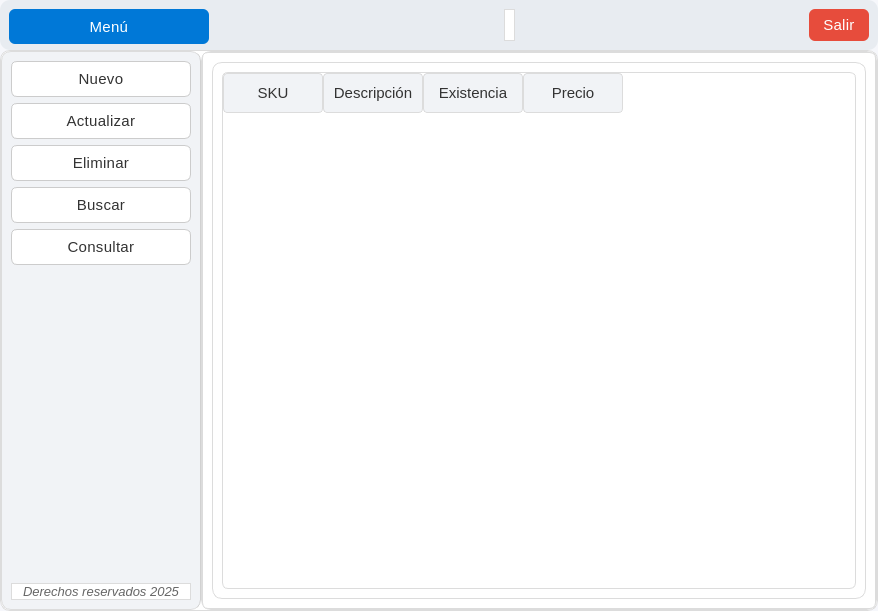
<?xml version="1.0" encoding="UTF-8"?>
<ui version="4.0">
 <class>MainWindow</class>
 <widget class="QMainWindow" name="MainWindow">
  <property name="geometry">
   <rect>
    <x>0</x>
    <y>0</y>
    <width>878</width>
    <height>611</height>
   </rect>
  </property>
  <property name="sizePolicy">
   <sizepolicy hsizetype="Preferred" vsizetype="Preferred">
    <horstretch>0</horstretch>
    <verstretch>0</verstretch>
   </sizepolicy>
  </property>
  <property name="windowTitle">
   <string>MainWindow</string>
  </property>
  <property name="styleSheet">
   <string notr="true">/* === Estilo general === */
QMainWindow {
    background-color: #f6f7fb;
    color: #333333;
    font-family: &quot;Segoe UI Variable&quot;, &quot;Roboto&quot;, &quot;Open Sans&quot;, sans-serif;
    font-size: 16px;
    font-weight: 300; /* Más delgada */
}

/* === Frames === */
QFrame {
    background-color: #ffffff;
    border-radius: 10px;
    border: 1px solid #dcdcdc;
}

/* Barra superior */
#frame_superior {
    background-color: #e8ecf1;
    border: none;
}

/* Panel lateral */
#frame_lateral {
    background-color: #f1f3f6;
    border-right: 1px solid #d1d1d1;
}

/* Área principal */
#frame_paginas {
    background-color: #ffffff;
}

/* === Botones === */
QPushButton {
    background-color: #f5f5f5;
    color: #333333;
    border: 1px solid #cccccc;
    border-radius: 6px;
    padding: 8px 14px;
    font-weight: 400;
    font-size: 15px;
    letter-spacing: 0.3px;
}

QPushButton:hover {
    background-color: #0078d7;
    color: #ffffff;
    border: 1px solid #0078d7;
}

QPushButton:pressed {
    background-color: #005a9e;
    color: #ffffff;
    border: 1px solid #005a9e;
}

/* Botón principal (Menú) */
#boton_menu {
    background-color: #0078d7;
    color: white;
    border: none;
    font-weight: 400;
}
#boton_menu:hover {
    background-color: #006cbe;
}
#boton_menu:pressed {
    background-color: #005a9e;
}

/* Botón salir */
#boton_salir {
    background-color: #e74c3c;
    color: white;
    border: none;
}
#boton_salir:hover {
    background-color: #c0392b;
}
#boton_salir:pressed {
    background-color: #a93226;
}

/* === Campos de texto === */
QLineEdit {
    background-color: #ffffff;
    color: #333333;
    border: 1px solid #cccccc;
    border-radius: 4px;
    padding: 6px 8px;
    font-size: 15px;
    font-weight: 300;
}

QLineEdit:focus {
    border: 1px solid #0078d7;
    background-color: #f9fcff;
}

/* === Labels === */
QLabel {
    color: #333333;
    font-weight: 300;
    font-size: 15px;
}

/* Label inferior o secundario */
#label {
    color: #666666;
    font-size: 13px;
    font-style: italic;
}

/* === Stacked Widget === */
QStackedWidget {
    background-color: #ffffff;
    border: 1px solid #dcdcdc;
    border-radius: 6px;
}

/* === Scrollbars === */
QScrollBar:vertical {
    border: none;
    background: #f0f0f0;
    width: 10px;
    border-radius: 4px;
}
QScrollBar::handle:vertical {
    background: #cccccc;
    min-height: 20px;
    border-radius: 4px;
}
QScrollBar::handle:vertical:hover {
    background: #0078d7;
}
QScrollBar::add-line:vertical,
QScrollBar::sub-line:vertical {
    height: 0;
}

/* === Layouts === */
QVBoxLayout, QHBoxLayout {
    spacing: 10px;
}

/* === Botones laterales === */
#boton_agregar, #boton_buscar, #boton_actualizar, #boton_eliminar, #boton_consultar {
    background-color: #ffffff;
    border: 1px solid #cccccc;
    color: #333333;
    font-weight: 400;
    font-size: 15px;
}

#boton_agregar:hover, 
#boton_buscar:hover, 
#boton_actualizar:hover, 
#boton_eliminar:hover,
#boton_consultar:hover {
    background-color: #e8f0fe;
    border: 1px solid #0078d7;
    color: #0078d7;
}

#boton_agregar:pressed, 
#boton_buscar:pressed, 
#boton_actualizar:pressed, 
#boton_eliminar:pressed ,
#boton_consultar:pressed{
    background-color: #cce0ff;
}

/* === Tooltips === */
QToolTip {
    background-color: #ffffff;
    color: #333333;
    border: 1px solid #0078d7;
    padding: 6px;
    border-radius: 4px;
    font-size: 14px;
}



</string>
  </property>
  <widget class="QWidget" name="centralwidget">
   <layout class="QVBoxLayout" name="verticalLayout">
    <property name="spacing">
     <number>0</number>
    </property>
    <property name="leftMargin">
     <number>0</number>
    </property>
    <property name="topMargin">
     <number>0</number>
    </property>
    <property name="rightMargin">
     <number>0</number>
    </property>
    <property name="bottomMargin">
     <number>0</number>
    </property>
    <item>
     <widget class="QFrame" name="frame_superior">
      <property name="minimumSize">
       <size>
        <width>0</width>
        <height>50</height>
       </size>
      </property>
      <property name="maximumSize">
       <size>
        <width>16777215</width>
        <height>50</height>
       </size>
      </property>
      <property name="frameShape">
       <enum>QFrame::StyledPanel</enum>
      </property>
      <property name="frameShadow">
       <enum>QFrame::Raised</enum>
      </property>
      <layout class="QHBoxLayout" name="horizontalLayout_2">
       <item>
        <widget class="QPushButton" name="boton_menu">
         <property name="minimumSize">
          <size>
           <width>200</width>
           <height>35</height>
          </size>
         </property>
         <property name="text">
          <string>Menú</string>
         </property>
         <property name="icon">
          <iconset>
           <normaloff>../imagenes/boton_menu.png</normaloff>../imagenes/boton_menu.png</iconset>
         </property>
         <property name="iconSize">
          <size>
           <width>32</width>
           <height>32</height>
          </size>
         </property>
        </widget>
       </item>
       <item>
        <spacer name="horizontalSpacer_2">
         <property name="orientation">
          <enum>Qt::Horizontal</enum>
         </property>
         <property name="sizeHint" stdset="0">
          <size>
           <width>271</width>
           <height>20</height>
          </size>
         </property>
        </spacer>
       </item>
       <item>
        <widget class="QLabel" name="label_mensaje">
         <property name="text">
          <string/>
         </property>
         <property name="alignment">
          <set>Qt::AlignCenter</set>
         </property>
        </widget>
       </item>
       <item>
        <spacer name="horizontalSpacer">
         <property name="orientation">
          <enum>Qt::Horizontal</enum>
         </property>
         <property name="sizeHint" stdset="0">
          <size>
           <width>270</width>
           <height>20</height>
          </size>
         </property>
        </spacer>
       </item>
       <item>
        <widget class="QPushButton" name="boton_salir">
         <property name="text">
          <string>Salir</string>
         </property>
         <property name="icon">
          <iconset>
           <normaloff>../imagenes/salir.png</normaloff>../imagenes/salir.png</iconset>
         </property>
         <property name="iconSize">
          <size>
           <width>30</width>
           <height>30</height>
          </size>
         </property>
        </widget>
       </item>
      </layout>
     </widget>
    </item>
    <item>
     <widget class="QFrame" name="frame_central">
      <property name="frameShape">
       <enum>QFrame::StyledPanel</enum>
      </property>
      <property name="frameShadow">
       <enum>QFrame::Raised</enum>
      </property>
      <layout class="QHBoxLayout" name="horizontalLayout">
       <property name="spacing">
        <number>0</number>
       </property>
       <property name="leftMargin">
        <number>0</number>
       </property>
       <property name="topMargin">
        <number>0</number>
       </property>
       <property name="rightMargin">
        <number>0</number>
       </property>
       <property name="bottomMargin">
        <number>0</number>
       </property>
       <item>
        <widget class="QFrame" name="frame_lateral">
         <property name="minimumSize">
          <size>
           <width>200</width>
           <height>0</height>
          </size>
         </property>
         <property name="maximumSize">
          <size>
           <width>0</width>
           <height>16777215</height>
          </size>
         </property>
         <property name="frameShape">
          <enum>QFrame::StyledPanel</enum>
         </property>
         <property name="frameShadow">
          <enum>QFrame::Raised</enum>
         </property>
         <layout class="QVBoxLayout" name="verticalLayout_2">
          <item>
           <widget class="QPushButton" name="boton_agregar">
            <property name="cursor">
             <cursorShape>PointingHandCursor</cursorShape>
            </property>
            <property name="toolTip">
             <string>Crear un nuevo producto</string>
            </property>
            <property name="layoutDirection">
             <enum>Qt::RightToLeft</enum>
            </property>
            <property name="text">
             <string>Nuevo</string>
            </property>
            <property name="icon">
             <iconset>
              <normaloff>../imagenes/boton_agregar.png</normaloff>../imagenes/boton_agregar.png</iconset>
            </property>
            <property name="iconSize">
             <size>
              <width>32</width>
              <height>32</height>
             </size>
            </property>
            <property name="flat">
             <bool>false</bool>
            </property>
           </widget>
          </item>
          <item>
           <widget class="QPushButton" name="boton_actualizar">
            <property name="layoutDirection">
             <enum>Qt::RightToLeft</enum>
            </property>
            <property name="text">
             <string>Actualizar</string>
            </property>
            <property name="icon">
             <iconset>
              <normaloff>../imagenes/boton_modificar.png</normaloff>../imagenes/boton_modificar.png</iconset>
            </property>
            <property name="iconSize">
             <size>
              <width>32</width>
              <height>32</height>
             </size>
            </property>
           </widget>
          </item>
          <item>
           <widget class="QPushButton" name="boton_eliminar">
            <property name="layoutDirection">
             <enum>Qt::RightToLeft</enum>
            </property>
            <property name="text">
             <string>Eliminar</string>
            </property>
            <property name="icon">
             <iconset>
              <normaloff>../imagenes/boton_eliminar.png</normaloff>../imagenes/boton_eliminar.png</iconset>
            </property>
            <property name="iconSize">
             <size>
              <width>32</width>
              <height>32</height>
             </size>
            </property>
           </widget>
          </item>
          <item>
           <widget class="QPushButton" name="boton_buscar">
            <property name="layoutDirection">
             <enum>Qt::RightToLeft</enum>
            </property>
            <property name="text">
             <string>Buscar</string>
            </property>
            <property name="icon">
             <iconset>
              <normaloff>../imagenes/BUSCAR.png</normaloff>../imagenes/BUSCAR.png</iconset>
            </property>
            <property name="iconSize">
             <size>
              <width>32</width>
              <height>32</height>
             </size>
            </property>
           </widget>
          </item>
          <item>
           <widget class="QPushButton" name="boton_consultar">
            <property name="layoutDirection">
             <enum>Qt::RightToLeft</enum>
            </property>
            <property name="text">
             <string>Consultar</string>
            </property>
            <property name="icon">
             <iconset>
              <normaloff>../imagenes/boton_consultar.png</normaloff>../imagenes/boton_consultar.png</iconset>
            </property>
            <property name="iconSize">
             <size>
              <width>32</width>
              <height>32</height>
             </size>
            </property>
           </widget>
          </item>
          <item>
           <spacer name="verticalSpacer">
            <property name="orientation">
             <enum>Qt::Vertical</enum>
            </property>
            <property name="sizeHint" stdset="0">
             <size>
              <width>20</width>
              <height>232</height>
             </size>
            </property>
           </spacer>
          </item>
          <item>
           <widget class="QLabel" name="label">
            <property name="text">
             <string>Derechos reservados 2025</string>
            </property>
            <property name="alignment">
             <set>Qt::AlignCenter</set>
            </property>
           </widget>
          </item>
         </layout>
        </widget>
       </item>
       <item>
        <widget class="QFrame" name="frame_paginas">
         <property name="frameShape">
          <enum>QFrame::StyledPanel</enum>
         </property>
         <property name="frameShadow">
          <enum>QFrame::Raised</enum>
         </property>
         <layout class="QVBoxLayout" name="verticalLayout_3">
          <property name="spacing">
           <number>0</number>
          </property>
          <property name="leftMargin">
           <number>0</number>
          </property>
          <property name="topMargin">
           <number>0</number>
          </property>
          <property name="rightMargin">
           <number>0</number>
          </property>
          <property name="bottomMargin">
           <number>0</number>
          </property>
          <item>
           <widget class="QStackedWidget" name="stackedWidget">
            <property name="currentIndex">
             <number>3</number>
            </property>
            <widget class="QWidget" name="page_agregar">
             <layout class="QVBoxLayout" name="verticalLayout_4">
              <item>
               <widget class="QFrame" name="frame_consultar">
                <property name="frameShape">
                 <enum>QFrame::StyledPanel</enum>
                </property>
                <property name="frameShadow">
                 <enum>QFrame::Raised</enum>
                </property>
                <layout class="QVBoxLayout" name="verticalLayout_8">
                 <item>
                  <layout class="QGridLayout" name="gridLayout">
                   <item row="0" column="0">
                    <widget class="QLabel" name="label_2">
                     <property name="minimumSize">
                      <size>
                       <width>100</width>
                       <height>0</height>
                      </size>
                     </property>
                     <property name="text">
                      <string>SKU</string>
                     </property>
                    </widget>
                   </item>
                   <item row="0" column="1">
                    <widget class="QLineEdit" name="edit_sku">
                     <property name="maximumSize">
                      <size>
                       <width>150</width>
                       <height>16777215</height>
                      </size>
                     </property>
                    </widget>
                   </item>
                   <item row="1" column="0">
                    <widget class="QLabel" name="label_3">
                     <property name="minimumSize">
                      <size>
                       <width>100</width>
                       <height>0</height>
                      </size>
                     </property>
                     <property name="text">
                      <string>Descripción</string>
                     </property>
                    </widget>
                   </item>
                   <item row="1" column="1">
                    <widget class="QLineEdit" name="edit_descripcion"/>
                   </item>
                   <item row="2" column="0">
                    <widget class="QLabel" name="label_4">
                     <property name="minimumSize">
                      <size>
                       <width>100</width>
                       <height>0</height>
                      </size>
                     </property>
                     <property name="text">
                      <string>Existencia</string>
                     </property>
                    </widget>
                   </item>
                   <item row="2" column="1">
                    <widget class="QLineEdit" name="edit_existencia">
                     <property name="maximumSize">
                      <size>
                       <width>80</width>
                       <height>16777215</height>
                      </size>
                     </property>
                    </widget>
                   </item>
                   <item row="3" column="0">
                    <widget class="QLabel" name="label_5">
                     <property name="minimumSize">
                      <size>
                       <width>100</width>
                       <height>0</height>
                      </size>
                     </property>
                     <property name="text">
                      <string>Precio</string>
                     </property>
                    </widget>
                   </item>
                   <item row="3" column="1">
                    <widget class="QLineEdit" name="edit_precio">
                     <property name="maximumSize">
                      <size>
                       <width>100</width>
                       <height>16777215</height>
                      </size>
                     </property>
                    </widget>
                   </item>
                  </layout>
                 </item>
                 <item>
                  <widget class="QPushButton" name="boton_guardar_producto">
                   <property name="text">
                    <string>Guardar</string>
                   </property>
                   <property name="icon">
                    <iconset>
                     <normaloff>../imagenes/guardar.png</normaloff>../imagenes/guardar.png</iconset>
                   </property>
                   <property name="iconSize">
                    <size>
                     <width>32</width>
                     <height>32</height>
                    </size>
                   </property>
                  </widget>
                 </item>
                </layout>
               </widget>
              </item>
             </layout>
            </widget>
            <widget class="QWidget" name="page_buscar">
             <layout class="QVBoxLayout" name="verticalLayout_5">
              <item>
               <widget class="QFrame" name="frame_6">
                <property name="frameShape">
                 <enum>QFrame::StyledPanel</enum>
                </property>
                <property name="frameShadow">
                 <enum>QFrame::Raised</enum>
                </property>
                <layout class="QVBoxLayout" name="verticalLayout_9">
                 <item>
                  <layout class="QGridLayout" name="gridLayout_2">
                   <item row="0" column="0">
                    <widget class="QLabel" name="label_6">
                     <property name="minimumSize">
                      <size>
                       <width>100</width>
                       <height>0</height>
                      </size>
                     </property>
                     <property name="text">
                      <string>SKU</string>
                     </property>
                    </widget>
                   </item>
                   <item row="0" column="1">
                    <widget class="QLineEdit" name="edit_sku_2">
                     <property name="maximumSize">
                      <size>
                       <width>150</width>
                       <height>16777215</height>
                      </size>
                     </property>
                    </widget>
                   </item>
                   <item row="1" column="0">
                    <widget class="QLabel" name="label_7">
                     <property name="minimumSize">
                      <size>
                       <width>100</width>
                       <height>0</height>
                      </size>
                     </property>
                     <property name="text">
                      <string>Descripción</string>
                     </property>
                    </widget>
                   </item>
                   <item row="1" column="1">
                    <widget class="QLineEdit" name="edit_descripcion_2"/>
                   </item>
                   <item row="2" column="0">
                    <widget class="QLabel" name="label_8">
                     <property name="minimumSize">
                      <size>
                       <width>100</width>
                       <height>0</height>
                      </size>
                     </property>
                     <property name="text">
                      <string>Existencia</string>
                     </property>
                    </widget>
                   </item>
                   <item row="2" column="1">
                    <widget class="QLineEdit" name="edit_existencia_2">
                     <property name="maximumSize">
                      <size>
                       <width>80</width>
                       <height>16777215</height>
                      </size>
                     </property>
                    </widget>
                   </item>
                   <item row="3" column="0">
                    <widget class="QLabel" name="label_9">
                     <property name="minimumSize">
                      <size>
                       <width>100</width>
                       <height>0</height>
                      </size>
                     </property>
                     <property name="text">
                      <string>Precio</string>
                     </property>
                    </widget>
                   </item>
                   <item row="3" column="1">
                    <widget class="QLineEdit" name="edit_precio_2">
                     <property name="maximumSize">
                      <size>
                       <width>100</width>
                       <height>16777215</height>
                      </size>
                     </property>
                    </widget>
                   </item>
                  </layout>
                 </item>
                 <item>
                  <widget class="QPushButton" name="boton_limpiar_formulario">
                   <property name="text">
                    <string>Limpiar</string>
                   </property>
                   <property name="icon">
                    <iconset>
                     <normaloff>../imagenes/limpiar.png</normaloff>../imagenes/limpiar.png</iconset>
                   </property>
                   <property name="iconSize">
                    <size>
                     <width>32</width>
                     <height>32</height>
                    </size>
                   </property>
                  </widget>
                 </item>
                </layout>
               </widget>
              </item>
             </layout>
            </widget>
            <widget class="QWidget" name="page_actualizar">
             <layout class="QVBoxLayout" name="verticalLayout_6">
              <item>
               <widget class="QFrame" name="frame_7">
                <property name="frameShape">
                 <enum>QFrame::StyledPanel</enum>
                </property>
                <property name="frameShadow">
                 <enum>QFrame::Raised</enum>
                </property>
                <layout class="QVBoxLayout" name="verticalLayout_10">
                 <item>
                  <layout class="QGridLayout" name="gridLayout_3">
                   <item row="2" column="1">
                    <widget class="QLineEdit" name="edit_existencia_3">
                     <property name="maximumSize">
                      <size>
                       <width>80</width>
                       <height>16777215</height>
                      </size>
                     </property>
                    </widget>
                   </item>
                   <item row="3" column="0">
                    <widget class="QLabel" name="label_10">
                     <property name="minimumSize">
                      <size>
                       <width>100</width>
                       <height>0</height>
                      </size>
                     </property>
                     <property name="text">
                      <string>Precio</string>
                     </property>
                    </widget>
                   </item>
                   <item row="2" column="0">
                    <widget class="QLabel" name="label_11">
                     <property name="minimumSize">
                      <size>
                       <width>100</width>
                       <height>0</height>
                      </size>
                     </property>
                     <property name="text">
                      <string>Existencia</string>
                     </property>
                    </widget>
                   </item>
                   <item row="3" column="1">
                    <widget class="QLineEdit" name="edit_precio_3">
                     <property name="maximumSize">
                      <size>
                       <width>100</width>
                       <height>16777215</height>
                      </size>
                     </property>
                    </widget>
                   </item>
                   <item row="0" column="1">
                    <widget class="QLineEdit" name="edit_sku_3">
                     <property name="maximumSize">
                      <size>
                       <width>150</width>
                       <height>16777215</height>
                      </size>
                     </property>
                    </widget>
                   </item>
                   <item row="1" column="1">
                    <widget class="QLineEdit" name="edit_descripcion_3"/>
                   </item>
                   <item row="0" column="0">
                    <widget class="QLabel" name="label_12">
                     <property name="minimumSize">
                      <size>
                       <width>100</width>
                       <height>0</height>
                      </size>
                     </property>
                     <property name="text">
                      <string>SKU</string>
                     </property>
                    </widget>
                   </item>
                   <item row="1" column="0">
                    <widget class="QLabel" name="label_13">
                     <property name="minimumSize">
                      <size>
                       <width>100</width>
                       <height>0</height>
                      </size>
                     </property>
                     <property name="text">
                      <string>Descripción</string>
                     </property>
                    </widget>
                   </item>
                   <item row="0" column="2">
                    <widget class="QPushButton" name="boton_buscar_producto_actualizar">
                     <property name="maximumSize">
                      <size>
                       <width>100</width>
                       <height>40</height>
                      </size>
                     </property>
                     <property name="layoutDirection">
                      <enum>Qt::RightToLeft</enum>
                     </property>
                     <property name="text">
                      <string/>
                     </property>
                     <property name="icon">
                      <iconset>
                       <normaloff>../imagenes/BUSCAR.png</normaloff>../imagenes/BUSCAR.png</iconset>
                     </property>
                     <property name="iconSize">
                      <size>
                       <width>32</width>
                       <height>32</height>
                      </size>
                     </property>
                    </widget>
                   </item>
                  </layout>
                 </item>
                 <item>
                  <widget class="QPushButton" name="boton_actualizar_producto">
                   <property name="text">
                    <string>Actualizar</string>
                   </property>
                   <property name="icon">
                    <iconset>
                     <normaloff>../imagenes/boton_modificar.png</normaloff>../imagenes/boton_modificar.png</iconset>
                   </property>
                   <property name="iconSize">
                    <size>
                     <width>32</width>
                     <height>32</height>
                    </size>
                   </property>
                  </widget>
                 </item>
                </layout>
               </widget>
              </item>
             </layout>
            </widget>
            <widget class="QWidget" name="page_consultar">
             <layout class="QVBoxLayout" name="verticalLayout_12">
              <item>
               <widget class="QFrame" name="frame">
                <property name="frameShape">
                 <enum>QFrame::StyledPanel</enum>
                </property>
                <property name="frameShadow">
                 <enum>QFrame::Raised</enum>
                </property>
                <layout class="QVBoxLayout" name="verticalLayout_13">
                 <item>
                  <widget class="QTableWidget" name="tabla_productos">
                   <property name="styleSheet">
                    <string notr="true">/* === Tablas === */
QTableWidget {
    background-color: #ffffff;
    color: #333333;
    gridline-color: #e0e0e0;
    border: 1px solid #dcdcdc;
    border-radius: 6px;
    font-family: &quot;Segoe UI Variable&quot;, &quot;Roboto&quot;, &quot;Open Sans&quot;, sans-serif;
    font-size: 15px;
    font-weight: 300;
    selection-background-color: #e8f0fe; /* azul claro al seleccionar */
    selection-color: #0078d7;
    alternate-background-color: #f9fafc; /* filas alternadas */
}

/* Cabecera horizontal */
QHeaderView::section {
    background-color: #f1f3f6;
    color: #333333;
    border: 1px solid #dcdcdc;
    border-radius: 4px;
    font-weight: 400;
    font-size: 15px;
    padding: 8px;
}

/* Cabecera horizontal al pasar el cursor */
QHeaderView::section:hover {
    background-color: #e8ecf1;
}

/* Celdas */
QTableWidget::item {
    padding: 6px;
    border: none;
}

/* Celda seleccionada */
QTableWidget::item:selected {
    background-color: #e8f0fe;
    color: #0078d7;
}

/* Bordes del header alineados al contenido */
QHeaderView {
    border: none;
}

/* Barra de desplazamiento dentro de la tabla */
QTableCornerButton::section {
    background-color: #f1f3f6;
    border: 1px solid #dcdcdc;
}

/* Scrollbars coherentes dentro de tablas */
QTableWidget QScrollBar:vertical {
    border: none;
    background: #f0f0f0;
    width: 10px;
    border-radius: 4px;
}
QTableWidget QScrollBar::handle:vertical {
    background: #cccccc;
    min-height: 20px;
    border-radius: 4px;
}
QTableWidget QScrollBar::handle:vertical:hover {
    background: #0078d7;
}
QTableWidget QScrollBar::add-line:vertical,
QTableWidget QScrollBar::sub-line:vertical {
    height: 0;
}
</string>
                   </property>
                   <column>
                    <property name="text">
                     <string>SKU</string>
                    </property>
                   </column>
                   <column>
                    <property name="text">
                     <string>Descripción</string>
                    </property>
                   </column>
                   <column>
                    <property name="text">
                     <string>Existencia</string>
                    </property>
                   </column>
                   <column>
                    <property name="text">
                     <string>Precio</string>
                    </property>
                   </column>
                  </widget>
                 </item>
                </layout>
               </widget>
              </item>
             </layout>
            </widget>
            <widget class="QWidget" name="page_eliminar">
             <layout class="QVBoxLayout" name="verticalLayout_7">
              <item>
               <widget class="QFrame" name="frame_8">
                <property name="frameShape">
                 <enum>QFrame::StyledPanel</enum>
                </property>
                <property name="frameShadow">
                 <enum>QFrame::Raised</enum>
                </property>
                <layout class="QVBoxLayout" name="verticalLayout_11">
                 <item>
                  <layout class="QGridLayout" name="gridLayout_4">
                   <item row="2" column="1">
                    <widget class="QLineEdit" name="edit_existencia_4">
                     <property name="maximumSize">
                      <size>
                       <width>80</width>
                       <height>16777215</height>
                      </size>
                     </property>
                    </widget>
                   </item>
                   <item row="3" column="0">
                    <widget class="QLabel" name="label_14">
                     <property name="minimumSize">
                      <size>
                       <width>100</width>
                       <height>0</height>
                      </size>
                     </property>
                     <property name="text">
                      <string>Precio</string>
                     </property>
                    </widget>
                   </item>
                   <item row="2" column="0">
                    <widget class="QLabel" name="label_15">
                     <property name="minimumSize">
                      <size>
                       <width>100</width>
                       <height>0</height>
                      </size>
                     </property>
                     <property name="text">
                      <string>Existencia</string>
                     </property>
                    </widget>
                   </item>
                   <item row="3" column="1">
                    <widget class="QLineEdit" name="edit_precio_4">
                     <property name="maximumSize">
                      <size>
                       <width>100</width>
                       <height>16777215</height>
                      </size>
                     </property>
                    </widget>
                   </item>
                   <item row="0" column="1">
                    <widget class="QLineEdit" name="edit_sku_4">
                     <property name="maximumSize">
                      <size>
                       <width>150</width>
                       <height>16777215</height>
                      </size>
                     </property>
                    </widget>
                   </item>
                   <item row="1" column="1">
                    <widget class="QLineEdit" name="edit_descripcion_4"/>
                   </item>
                   <item row="0" column="0">
                    <widget class="QLabel" name="label_16">
                     <property name="minimumSize">
                      <size>
                       <width>100</width>
                       <height>0</height>
                      </size>
                     </property>
                     <property name="text">
                      <string>SKU</string>
                     </property>
                    </widget>
                   </item>
                   <item row="1" column="0">
                    <widget class="QLabel" name="label_17">
                     <property name="minimumSize">
                      <size>
                       <width>100</width>
                       <height>0</height>
                      </size>
                     </property>
                     <property name="text">
                      <string>Descripción</string>
                     </property>
                    </widget>
                   </item>
                   <item row="0" column="2">
                    <widget class="QPushButton" name="boton_buscar_producto_eliminar">
                     <property name="maximumSize">
                      <size>
                       <width>100</width>
                       <height>40</height>
                      </size>
                     </property>
                     <property name="layoutDirection">
                      <enum>Qt::RightToLeft</enum>
                     </property>
                     <property name="text">
                      <string/>
                     </property>
                     <property name="icon">
                      <iconset>
                       <normaloff>../imagenes/BUSCAR.png</normaloff>../imagenes/BUSCAR.png</iconset>
                     </property>
                     <property name="iconSize">
                      <size>
                       <width>32</width>
                       <height>32</height>
                      </size>
                     </property>
                    </widget>
                   </item>
                  </layout>
                 </item>
                 <item>
                  <widget class="QPushButton" name="boton_eliminar_producto">
                   <property name="text">
                    <string>Eliminar</string>
                   </property>
                   <property name="icon">
                    <iconset>
                     <normaloff>../imagenes/boton_eliminar.png</normaloff>../imagenes/boton_eliminar.png</iconset>
                   </property>
                   <property name="iconSize">
                    <size>
                     <width>32</width>
                     <height>32</height>
                    </size>
                   </property>
                  </widget>
                 </item>
                </layout>
               </widget>
              </item>
             </layout>
            </widget>
           </widget>
          </item>
         </layout>
        </widget>
       </item>
      </layout>
     </widget>
    </item>
   </layout>
  </widget>
 </widget>
 <resources/>
 <connections/>
</ui>
